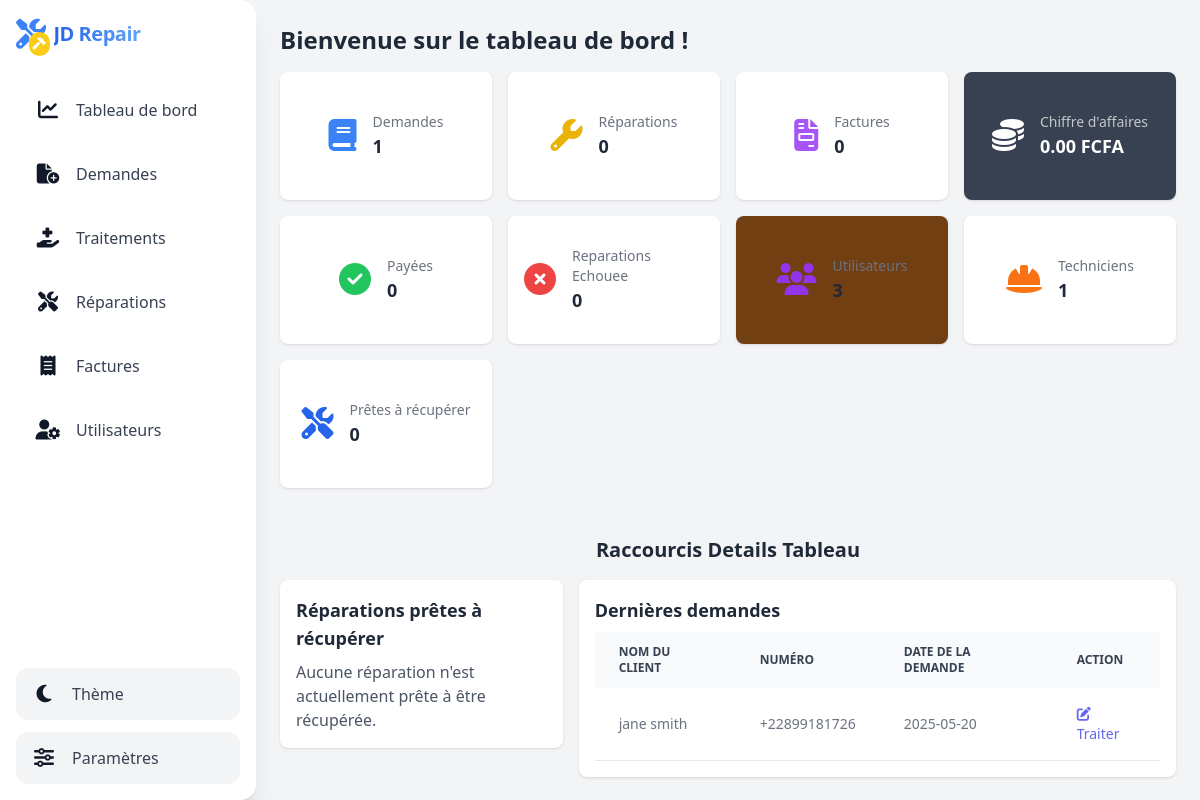
The page /admin/dashboard.php on the database as committed earlier.
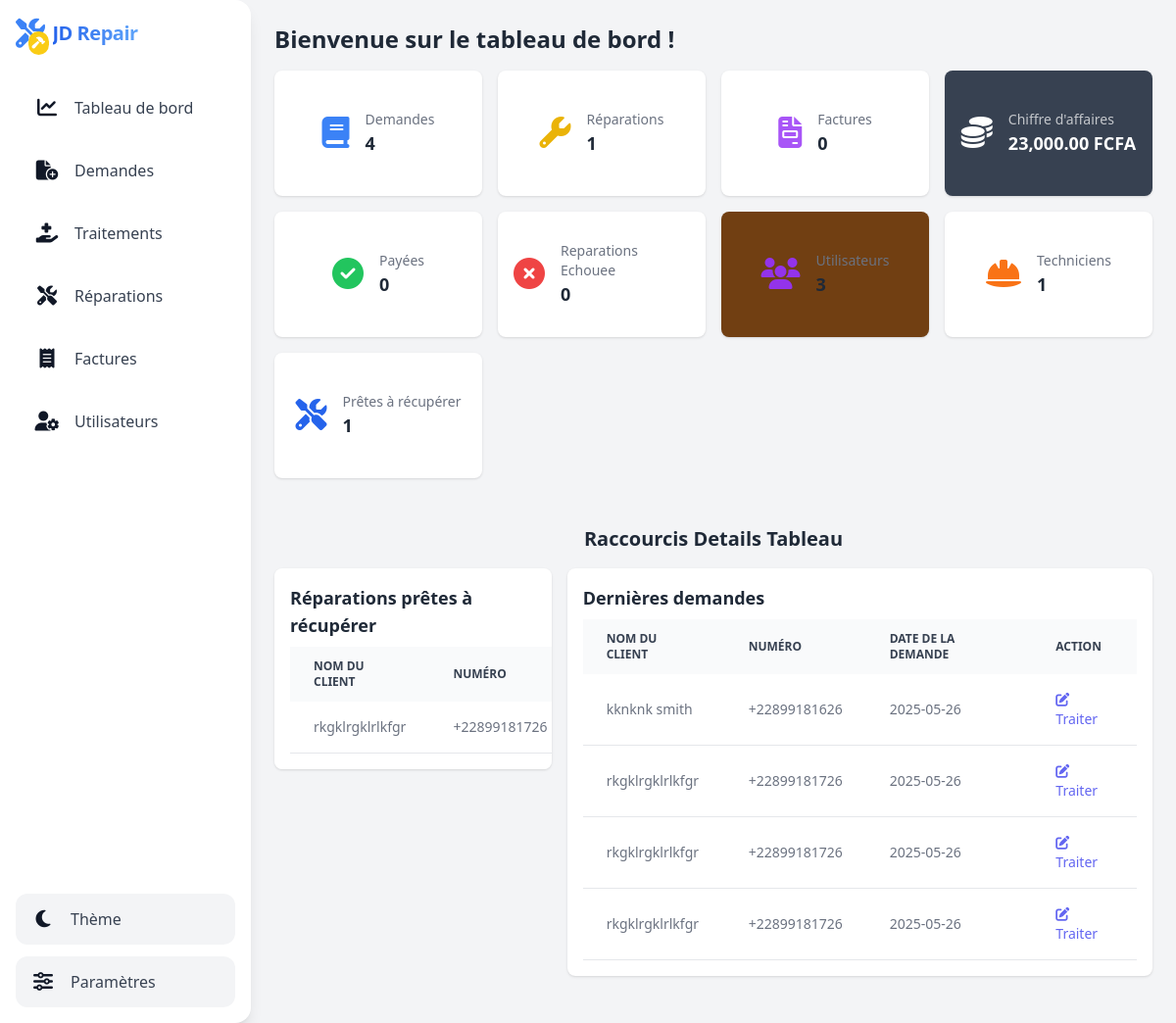
The same page on the database as committed later.
### tables this page shows
CREATE TABLE `demande_reparation` (
  `id_demande` int(11) NOT NULL,
  `nom_complet` varchar(100) NOT NULL,
  `numero` varchar(20) NOT NULL,
  `email` varchar(100) DEFAULT NULL,
  `adresse` varchar(255) DEFAULT NULL,
  `marque_telephone` varchar(50) NOT NULL,
  `probleme` text NOT NULL,
  `date_demande` date NOT NULL,
  `type_reparation` enum('express','standard') DEFAULT 'standard'
);

CREATE TABLE `reparation` (
  `id_reparation` int(11) NOT NULL,
  `id_demande` int(11) NOT NULL,
  `id_traitement` int(11) NOT NULL,
  `date_reparation` date NOT NULL,
  `montant_total` decimal(10,2) DEFAULT NULL,
  `montant_paye` decimal(10,2) DEFAULT NULL,
  `reste_a_payer` decimal(10,2) DEFAULT NULL,
  `statut` enum('En cours','Terminé','Prêt à récupérer') DEFAULT 'En cours'
);

### admin/dashboard.php (the view, shortened to what the changed rows need)
<?php
include $_SERVER['DOCUMENT_ROOT'].'/JD_REPAIR/includes/header.php';
include $_SERVER['DOCUMENT_ROOT'].'/JD_REPAIR/includes/sidebar.php';
$pdo = null;
try {
    $pdo = new PDO('mysql:host=localhost:3306;dbname=reparationdb;charset=utf8', 'root', '');
    $pdo->setAttribute(PDO::ATTR_ERRMODE, PDO::ERRMODE_EXCEPTION);
} catch (PDOException $e) {
    echo "<div class='p-4 mb-4 text-sm text-red-700 bg-red-100 rounded-lg dark:bg-red-200 dark:text-red-800' role='alert'>
              <span class='font-medium'>Erreur de connexion à la base de données :</span> " . $e->getMessage() . "
            </div>";
    $nombreDemandes = 0;
    $nombreReparations = 0;
    $nombreFactures = 0;
    $chiffreAffaires = 0;
    $nombreFacturesPayees = 0;
    $nombreFacturesNonPayees = 0;
    $nombreUtilisateurs = 0;
    $nombreTechniciens = 0;
    $nombreReparationsPretes = 0;
}
if ($pdo) {
    try {
        $stmt = $pdo->query("SELECT COUNT(*) FROM demande_reparation");
        $nombreDemandes = $stmt->fetchColumn();
        $stmt = $pdo->query("SELECT COUNT(*) FROM reparation");
        $nombreReparations = $stmt->fetchColumn();
        $stmt = $pdo->query("SELECT COALESCE(SUM(montant_paye), 0) FROM traitement");
        $chiffreAffaires = $stmt->fetchColumn();
        $stmt = $pdo->query("SELECT COUNT(*) FROM reparation WHERE statut = 'Prêt à récupérer'");
        $nombreReparationsPretes = $stmt->fetchColumn();
    } catch (PDOException $e) {
        echo "<div class='p-4 mb-4 text-sm text-red-700 bg-red-100 rounded-lg dark:bg-red-200 dark:text-red-800' role='alert'>
                  <span class='font-medium'>Erreur lors de la récupération des données :</span> " . $e->getMessage() . "
                </div>";
        $nombreDemandes = 0;
        $nombreReparations = 0;
        $nombreFactures = 0;
        $chiffreAffaires = 0;
        $nombreFacturesPayees = 0;
        $nombreFacturesNonPayees = 0;
        $nombreUtilisateurs = 0;
        $nombreTechniciens = 0;
        $nombreReparationsPretes = 0;
    }
}
?>
<div id="main-content" class="flex-1 overflow-x-hidden overflow-y-auto p-6 transition-all duration-300 md:ml-64">
    <h2 class="text-2xl font-semibold text-gray-800 dark:text-gray-200 mb-4">Bienvenue sur le tableau de bord !</h2>
    <div class="grid grid-cols-1 md:grid-cols-2 lg:grid-cols-4 gap-4 mb-6">
        <div class="bg-white dark:bg-gray-700 shadow rounded-lg p-4 flex items-center justify-center h-32 w-full md:w-auto">
            <div>
                <p class="text-sm text-gray-500 dark:text-gray-300">Demandes</p>
                <p class="text-lg font-semibold text-gray-800 dark:text-gray-200"><?= htmlspecialchars($nombreDemandes) ?></p>
            </div>
        </div>
        <div class="bg-white dark:bg-gray-700 shadow rounded-lg p-4 flex items-center justify-center h-32 w-full md:w-auto">
            <div>
                <p class="text-sm text-gray-500 dark:text-gray-300">Réparations</p>
                <p class="text-lg font-semibold text-gray-800 dark:text-gray-200"><?= htmlspecialchars($nombreReparations) ?></p>
            </div>
        </div>
        <div class="bg-gray-700 text-white shadow rounded-lg p-4 flex items-center justify-center h-32 w-full md:w-auto">
            <div>
                <p class="text-sm text-white/70">Chiffre d'affaires</p>
                <p class="text-lg font-semibold"><?= htmlspecialchars(number_format($chiffreAffaires, 2)) ?> FCFA</p>
            </div>
        </div>
        <div class="bg-white dark:bg-gray-700 shadow rounded-lg p-4 flex items-center justify-center h-32 w-full md:w-auto">
            <div>
                <p class="text-sm text-gray-500 dark:text-gray-300">Prêtes à récupérer</p>
                <p class="text-lg font-semibold text-gray-800 dark:text-gray-200"><?= htmlspecialchars($nombreReparationsPretes) ?></p>
            </div>
        </div>
    </div>
<br>
<h1 class="text-xl text-center justify-center font-semibold text-gray-800 dark:text-gray-200 mb-4">Raccourcis Details Tableau</h1>
    <div class="flex mb-6">
        <div class="w-1/3 pr-4">
            <div class="bg-white dark:bg-gray-700 shadow rounded-lg overflow-x-auto">
                <div class="p-4">
                    <h4 class="text-lg font-semibold text-gray-800 dark:text-gray-200 mb-2">Réparations prêtes à récupérer</h4>
                    <?php
                    if ($pdo) {
                        $stmt = $pdo->query("SELECT dr.nom_complet, dr.numero, r.id_reparation
                                               FROM reparation r
                                               JOIN demande_reparation dr ON r.id_demande = dr.id_demande
                                               WHERE r.statut = 'Prêt à récupérer'");
                        $reparationsPretes = $stmt->fetchAll(PDO::FETCH_ASSOC);
                        if (count($reparationsPretes) > 0) {
                            echo '<table class="w-full text-sm text-left text-gray-500 dark:text-gray-400">';
                            echo '<thead class="text-xs text-gray-700 uppercase bg-gray-50 dark:bg-gray-700 dark:text-gray-400">';
                            echo '<tr>';
                            echo '<th class="py-3 px-6">Nom du client</th>';
                            echo '<th class="py-3 px-6">Numéro</th>';
                            echo '</tr>';
                            echo '</thead>';
                            echo '<tbody>';
                            foreach ($reparationsPretes as $reparation) {
                                echo '<tr class="bg-white border-b dark:bg-gray-800 dark:border-gray-700">';
                                echo '<td class="py-4 px-6">' . htmlspecialchars($reparation['nom_complet']) . '</td>';
                                echo '<td class="py-4 px-6">' . htmlspecialchars($reparation['numero']) . '</td>';
                                echo '</tr>';
                            }
                            echo '</tbody>';
                            echo '</table>';
                        } else {
                            echo '<p class="text-gray-600 dark:text-gray-300">Aucune réparation n\'est actuellement prête à être récupérée.</p>';
                        }
                    } else {
                        echo '<p class="text-red-500">Erreur de connexion à la base de données.</p>';
                    }
                    ?>
                </div>
            </div>
        </div>
        <div class="flex-1">
            <div class="bg-white dark:bg-gray-700 shadow rounded-lg overflow-x-auto">
                <div class="p-4">
                    <?php
                    if ($pdo) {
                        $stmt = $pdo->query("SELECT id_demande, nom_complet, numero, date_demande FROM demande_reparation ORDER BY date_demande ASC LIMIT 20");
                        $dernieresDemandes = $stmt->fetchAll(PDO::FETCH_ASSOC);
                        if (count($dernieresDemandes) > 0) {
                            echo '<table class="w-full text-sm text-left text-gray-500 dark:text-gray-400">';
                            echo '<thead class="text-xs text-gray-700 uppercase bg-gray-50 dark:bg-gray-700 dark:text-gray-400">';
                            echo '<tr>';
                            echo '<th class="py-3 px-6">Nom du client</th>';
                            echo '<th class="py-3 px-6">Numéro</th>';
                            echo '<th class="py-3 px-6">Date de la demande</th>';
                            echo '<th class="py-3 px-6">Action</th>';
                            echo '</tr>';
                            echo '</thead>';
                            echo '<tbody>';
                            foreach ($dernieresDemandes as $demande) {
                                echo '<tr class="bg-white border-b dark:bg-gray-800 dark:border-gray-700">';
                                echo '<td class="py-4 px-6">' . htmlspecialchars($demande['nom_complet']) . '</td>';
                                echo '<td class="py-4 px-6">' . htmlspecialchars($demande['numero']) . '</td>';
                                echo '<td class="py-4 px-6">' . htmlspecialchars($demande['date_demande']) . '</td>';
                                echo '<td class="py-4 px-6">';
                                echo '<a href="/JD_REPAIR/demande/update.php?id=' . htmlspecialchars($demande['id_demande']) . '" class="text-indigo-500 hover:underline"><i class="fa-solid fa-pen-to-square"></i> Traiter</a>';
                                echo '</td>';
                                echo '</tr>';
                            }
                            echo '</tbody>';
                            echo '</table>';
                        } else {
                            echo '<p class="text-gray-600 dark:text-gray-300">Aucune nouvelle demande pour le moment.</p>';
                        }
                    } else {
                        echo '<p class="text-red-500">Erreur de connexion à la base de données.</p>';
                    }
                    ?>
                </div>
            </div>
        </div>
    </div>
</div>

Rows that differ between the two databases and show on the page:
removed demande_reparation: nom_complet "jane smith", numero "+22899181726", date_demande "2025-05-20"
added reparation: id_demande.nom_complet "rkgklrgklrlkfgr", id_demande.numero "+22899181726"
added demande_reparation: nom_complet "kknknk smith", numero "+22899181626", date_demande "2025-05-26"
added demande_reparation: nom_complet "rkgklrgklrlkfgr", numero "+22899181726", date_demande "2025-05-26"
added demande_reparation: nom_complet "rkgklrgklrlkfgr", numero "+22899181726", date_demande "2025-05-26"
added demande_reparation: nom_complet "rkgklrgklrlkfgr", numero "+22899181726", date_demande "2025-05-26"
Other text that changed with them:
$nombreDemandes: "1" → "4"
$nombreReparations: "0" → "1"
$chiffreAffaires: "0.00" → "23,000.00"
$nombreReparationsPretes: "0" → "1"
text no longer shown: "Aucune réparation n ' est actuellement prête à être récupérée."
text now shown: "NOM DU CLIENT NUMÉRO"
